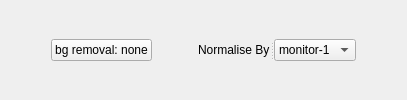
            <widget class="QWidget" name="page_5" >
             <layout class="QGridLayout" name="gridLayout_4" >
              <item row="1" column="3" >
               <widget class="QSplitter" name="splitter" >
                <property name="orientation" >
                 <enum>Qt::Horizontal</enum>
                </property>
                <widget class="QLabel" name="label_8" >
                 <property name="text" >
                  <string>Normalise By</string>
                 </property>
                </widget>
                <widget class="QComboBox" name="cbNormal" >
                 <item>
                  <property name="text" >
                   <string>monitor-1</string>
                  </property>
                 </item>
                 <item>
                  <property name="text" >
                   <string>current</string>
                  </property>
                 </item>
                 <item>
                  <property name="text" >
                   <string>none</string>
                  </property>
                 </item>
                </widget>
               </widget>
              </item>
              <item row="1" column="1" >
               <widget class="QPushButton" name="pbBack" >
                <property name="text" >
                 <string>bg removal: none</string>
                </property>
               </widget>
              </item>
              <item row="1" column="2" >
               <spacer name="horizontalSpacer_9" >
                <property name="orientation" >
                 <enum>Qt::Horizontal</enum>
                </property>
                <property name="sizeHint" stdset="0" >
                 <size>
                  <width>40</width>
                  <height>20</height>
                 </size>
                </property>
               </spacer>
              </item>
              <item row="1" column="4" >
               <spacer name="horizontalSpacer_10" >
                <property name="orientation" >
                 <enum>Qt::Horizontal</enum>
                </property>
                <property name="sizeHint" stdset="0" >
                 <size>
                  <width>40</width>
                  <height>20</height>
                 </size>
                </property>
               </spacer>
              </item>
              <item row="1" column="0" >
               <spacer name="horizontalSpacer_19" >
                <property name="orientation" >
                 <enum>Qt::Horizontal</enum>
                </property>
                <property name="sizeHint" stdset="0" >
                 <size>
                  <width>40</width>
                  <height>20</height>
                 </size>
                </property>
               </spacer>
              </item>
             </layout>
            </widget>
